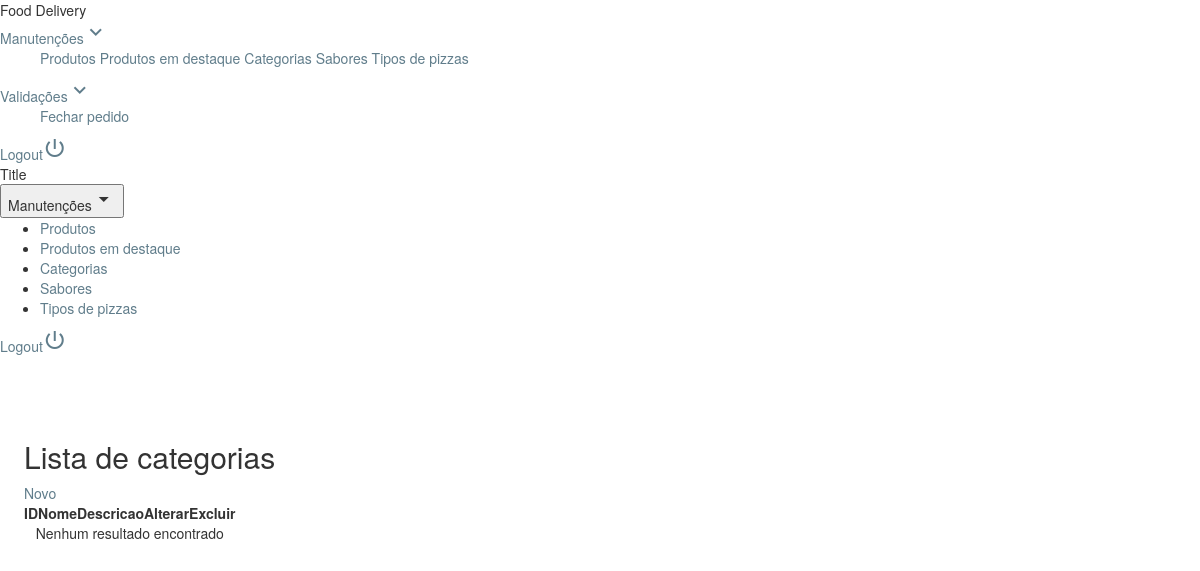
/admin/protected/administrador/index.php?ctrl=Categoria (signed in), run on an earlier commit of the app's database.
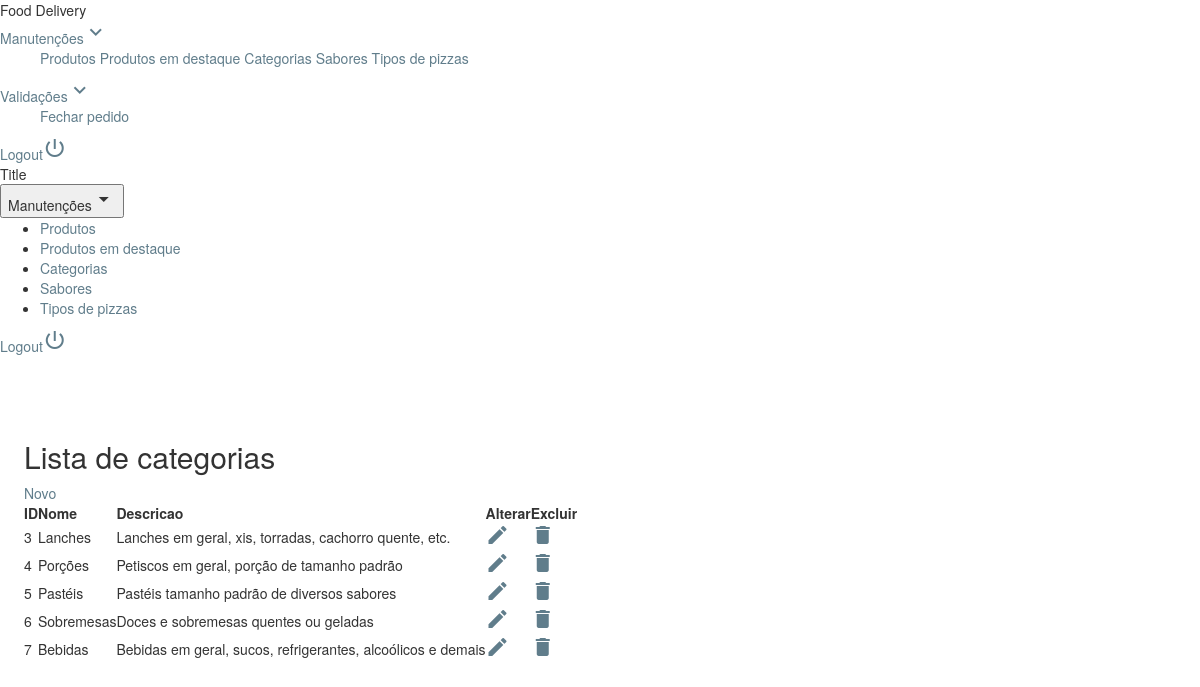
And on a later commit of the database.
### tables this page shows
CREATE TABLE `categoria` (
  `idCategoria` int(11) NOT NULL,
  `nome` varchar(15) NOT NULL,
  `descricao` varchar(200) NOT NULL,
  `imagem` varchar(40) NOT NULL
);

### admin/protected/controller/categoria.php (called while the page is built, shortened)
<?php
require SERVER_ROOT . 'admin/protected/model/categoriaModel.php';
class Categoria {
    private $model;
    function __construct() {
        $this->model = new CategoriaModel();
    }
    public function index() {
        $dados = $this->model->buscarTodos();
        require SERVER_ROOT . 'admin/protected/view/categoria/listar.php';
    }
}

### admin/protected/libs/conexao.php (called while the page is built, shortened)
<?php
class Conexao {
    public function estabeleceConexao() {
        try {
            $this->bd = new PDO(
                    BD_TIPO.':host='.BD_HOST.';dbname='.BD_NOME,
                    BD_USUARIO,
                    BD_SENHA
                );
        } catch (PDOException $exc) {
            echo '<script>window.alert("Houve um problema com a conexão ao banco de dados!\nEntre em contato com o administrador do sistema!");</script>';
            exit;
        }
    }
}

### admin/protected/model/categoriaModel.php (called while the page is built, shortened)
<?php
class CategoriaModel extends Conexao {
    public function buscarTodos() {
        $select = "SELECT * FROM categoria ";
        $query = $this->bd->query($select);
        if (is_bool($query)) {
            return false;
        } else {
            return $query->fetchAll();
        }
    }
}

### admin/protected/view/categoria/listar.php (the view)
<h2>Lista de categorias</h2>
<div class="mdl-layout-spacer" style="display: inline">
    <a class="mdl-button mdl-js-button mdl-button--raised mdl-button--colored"
       href="index.php?ctrl=categoria&acao=novo">Novo</a>
</div><br/>
<table id="tabela" class="mdl-data-table mdl-js-data-table mdl-shadow--3dp">
    <thead>
    <th>ID</th>
    <th>Nome</th>
    <th>Descricao</th>
    <th>Alterar</th>
    <th>Excluir</th>
</thead>
<tbody>
    <?php if ($dados == false) { ?>
        <tr>
            <td colspan="5" style="text-align: center">Nenhum resultado encontrado</td>
        </tr>
        <?php
    } else {
        foreach ($dados as $item) {
            $id = $item['idCategoria'];
            ?>
            <tr>
                <td><?= $id ?></td>
                <td class="mdl-data-table__cell--non-numeric"> <?= $item['nome'] ?></td>
                <td class="mdl-data-table__cell--non-numeric"><?= $item['descricao'] ?></td>
                <td><a href='index.php?ctrl=categoria&acao=buscar&id=<?= $id ?>'><i class="material-icons">edit</i></a></td>
                <td><a href='index.php?ctrl=categoria&acao=excluir&id=<?= $id ?>' onclick="return confirm('Deseja excluir este registro?')"><i class="material-icons">delete</i></a></td>
            </tr>
            <?php
        }
    }
    ?>
</tbody>

### admin/protected/administrador/index.php (shortened to what this page needs)
<?php
require_once '../libs/conexao.php';
require_once '../libs/controladorAdmin.php';
?>
<!DOCTYPE html>
<html>
    <head>
        <link rel="stylesheet" type="text/css" href="https://cdn.datatables.net/v/dt/dt-1.10.12/datatables.min.css"/>
        <link rel="stylesheet" type="text/css" href="../resources/css/bootstrap.css">
        <link rel="stylesheet" type="text/css" href="../src/bootstrap-duallistbox.css">
        <link rel="stylesheet" href="https://code.getmdl.io/1.2.1/material.blue_grey-deep_purple.min.css" />
        <link type="text/css" rel="stylesheet" href="../../estilo.css"/>
    </head>
    <body>
        <div class="mdl-layout mdl-js-layout mdl-layout--fixed-header">
            <header class="mdl-layout__header">
                <div class="mdl-layout__header-row">
                    <span class="mdl-layout-title">Food Delivery</span>
                    <nav class="mdl-navigation mdl-layout--large-screen-only">
                        <a href="#" id="demo-menu-lower-left-1"
                           class="mdl-navigation__link">
                            Manutenções<i class="material-icons">keyboard_arrow_down</i>
                        </a>
                        <ul class="mdl-menu mdl-menu--bottom-left mdl-js-menu mdl-js-ripple-effect"
                            for="demo-menu-lower-left-1">
                            <a class="mdl-menu__item mdl-button mdl-js-button" href="index.php?ctrl=produto">Produtos</a>
                            <a class="mdl-menu__item mdl-button mdl-js-button" href="index.php?ctrl=destaques">Produtos em destaque</a>
                            <a class="mdl-menu__item mdl-button mdl-js-button" href="index.php?ctrl=Categoria">Categorias</a>
                            <a class="mdl-menu__item mdl-button mdl-js-button" href="index.php?ctrl=sabor">Sabores</a>
                            <a class="mdl-menu__item mdl-button mdl-js-button" href="index.php?ctrl=tipopizza">Tipos de pizzas</a>
                        </ul>
                        <a href="#" id="demo-menu-lower-left"
                           class="mdl-navigation__link">
                            Validações<i class="material-icons">keyboard_arrow_down</i>
                        </a>
                        <ul class="mdl-menu mdl-menu--bottom-left mdl-js-menu mdl-js-ripple-effect"
                            for="demo-menu-lower-left">
                            <a class="mdl-menu__item mdl-button mdl-js-button" href="index.php?ctrl=pedido&acao=validar">
                                Fechar pedido
                            </a>
                        </ul>
                        <a href="../../login.php?acao=logout" class="mdl-button mdl-button--raised">
                            Logout<i class="material-icons">power_settings_new</i>
                        </a>
                    </nav>
                </div>
            </header>
            <div class="mdl-layout__drawer">
                <span class="mdl-layout-title">Title</span>
                <nav class="mdl-navigation">
                    <button id="accbtn" class="mdl-button mdl-js-button mdl-js-ripple-effect">
                        Manutenções<i class="material-icons" role="presentation">arrow_drop_down</i>
                    </button>
                    <ul class="mdl-menu mdl-menu--bottom-left mdl-js-menu mdl-js-ripple-effect" for="accbtn">
                        <li class="mdl-menu__item"><a class="mdl-menu__item mdl-button mdl-js-button" href="index.php?ctrl=produto">Produtos</a></li>
                        <li class="mdl-menu__item"><a class="mdl-menu__item mdl-button mdl-js-button" href="index.php?ctrl=destaques">Produtos em destaque</a></li>
                        <li class="mdl-menu__item"><a class="mdl-menu__item mdl-button mdl-js-button" href="index.php?ctrl=Categoria">Categorias</a></li>
                        <li class="mdl-menu__item"><a class="mdl-menu__item mdl-button mdl-js-button" href="index.php?ctrl=sabor">Sabores</a></li>
                        <li class="mdl-menu__item"><a class="mdl-menu__item mdl-button mdl-js-button" href="index.php?ctrl=tipopizza">Tipos de pizzas</a></li>
                    </ul>
                    <a href="../../login.php?acao=logout" class="mdl-button mdl-button--colored">
                        Logout<i class="material-icons">power_settings_new</i>
                    </a>
                </nav>
            </div>
        </div>
        <br/><br/>
        <div class="mdl-grid">
            <div class="mdl-cell mdl-cell--12-col">
                <div class="mdl-grid">
                    <div class="mdl-cell mdl-cell--10-col">
                        <div class="mdl-card mdl-shadow--16dp">
                            <?php $app = new AplicacaoAdmin(); ?>
                        </div>
                    </div>
                </div>
            </div>
        </div>
    </body>
</html>

### admin/protected/libs/controladorAdmin.php (shortened to what this page needs)
<?php
class AplicacaoAdmin {
    function __construct() {
        if (isset($_GET['ctrl'])) {
            $ctrNome = $_GET['ctrl'];
            if (!isset($_GET['acao']))
                $acao = 'index';
            else
                $acao = $_GET['acao'];
            $arq = '../controller/' . $ctrNome . '.php';
            if (file_exists($arq)) {
                $controlador = new $ctrNome();
                if (method_exists($controlador, $acao)) {
                    $controlador->$acao();
                } else {
                    $controlador->index();
                }
            } else {
                $_SESSION['dialogMessage'] = "Controlador nao encontrado! <br/>"
                        . "Você será redirecionado para a home.";
                $_SESSION['dialogRedirect'] = "index.php";
                include_once '../resources/componentes/dialog.php';
            }
        } else {
            echo '<h1>Bem vindo!</h1>';
        }
    }
}

### admin/estilo.css (style rules this page uses)
.mdl-card { width: 100%; border-radius: 5px; padding: 2%; }
.mdl-data-table { border-radius: 5px; }
a { color: rgb(96, 125, 139); }

### admin/protected/administrador/index.php (style rules this page uses)
a { text-decoration: none !important; }

What changed in the data, as far as the page shows it:
added categoria: idCategoria "3", nome "Lanches", descricao "Lanches em geral, xis, torradas, cachorro quente, etc."
added categoria: idCategoria "4", nome "Porções", descricao "Petiscos em geral, porção de tamanho padrão"
added categoria: idCategoria "5", nome "Pastéis", descricao "Pastéis tamanho padrão de diversos sabores"
added categoria: idCategoria "6", nome "Sobremesas", descricao "Doces e sobremesas quentes ou geladas"
added categoria: idCategoria "7", nome "Bebidas", descricao "Bebidas em geral, sucos, refrigerantes, alcoólicos e demais"
Also different on the page:
text no longer shown: "Nenhum resultado encontrado"
